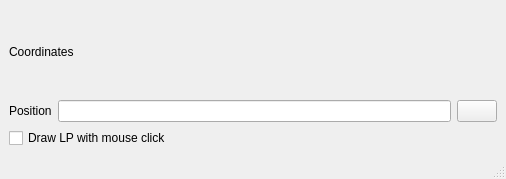
<?xml version="1.0" encoding="UTF-8"?>
<ui version="4.0">
 <class>MainWindow</class>
 <widget class="QMainWindow" name="MainWindow">
  <property name="geometry">
   <rect>
    <x>0</x>
    <y>0</y>
    <width>506</width>
    <height>179</height>
   </rect>
  </property>
  <property name="windowTitle">
   <string>MainWindow</string>
  </property>
  <widget class="QWidget" name="centralwidget">
   <layout class="QGridLayout" name="gridLayout">
    <item row="0" column="0">
     <widget class="QLabel" name="label">
      <property name="text">
       <string>Coordinates</string>
      </property>
     </widget>
    </item>
    <item row="1" column="0">
     <layout class="QVBoxLayout" name="verticalLayout">
      <item>
       <layout class="QHBoxLayout" name="horizontalLayout_2">
        <item>
         <widget class="QLabel" name="label_2">
          <property name="text">
           <string>Position</string>
          </property>
         </widget>
        </item>
        <item>
         <layout class="QHBoxLayout" name="horizontalLayout">
          <item>
           <widget class="QLineEdit" name="lineEdit"/>
          </item>
          <item>
           <widget class="QPushButton" name="pushButton">
            <property name="styleSheet">
             <string notr="true">image: url(:/new/prefix1/images/9C4G.gif);</string>
            </property>
            <property name="text">
             <string/>
            </property>
           </widget>
          </item>
         </layout>
        </item>
       </layout>
      </item>
      <item>
       <widget class="QCheckBox" name="checkBox">
        <property name="text">
         <string>Draw LP with mouse click</string>
        </property>
       </widget>
      </item>
     </layout>
    </item>
    <item row="2" column="0">
     <layout class="QHBoxLayout" name="horizontalLayout_3"/>
    </item>
   </layout>
  </widget>
  <widget class="QMenuBar" name="menubar">
   <property name="geometry">
    <rect>
     <x>0</x>
     <y>0</y>
     <width>506</width>
     <height>22</height>
    </rect>
   </property>
  </widget>
  <widget class="QStatusBar" name="statusbar"/>
 </widget>
 <resources/>
 <connections/>
</ui>
